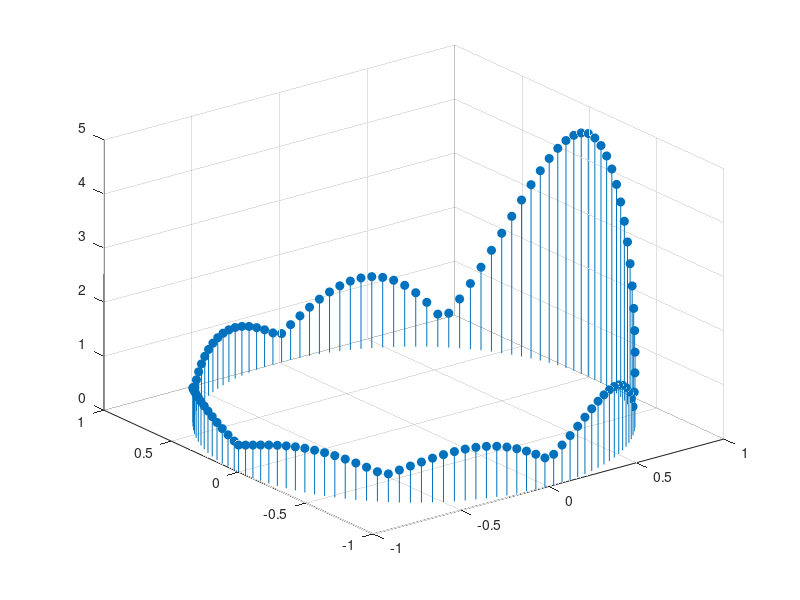

MATLAB code for this plot:
%x = linspace(-pi,pi); 
close all
theta = -pi:0.05:pi;
x = cos(theta);
y = sin(theta);
%z=abs(sin(x)./x).*exp(1*theta);
%z = 4*cos(4*theta).*exp(1*theta)+0.5;
z = 0.5+abs(sin(4*theta)./theta).*exp(-abs(theta/20));
%plot(x,y);
%z = abs(cos(n*theta)).*exp(-abs(theta/4));
stem3(x, y, z, 'fill');